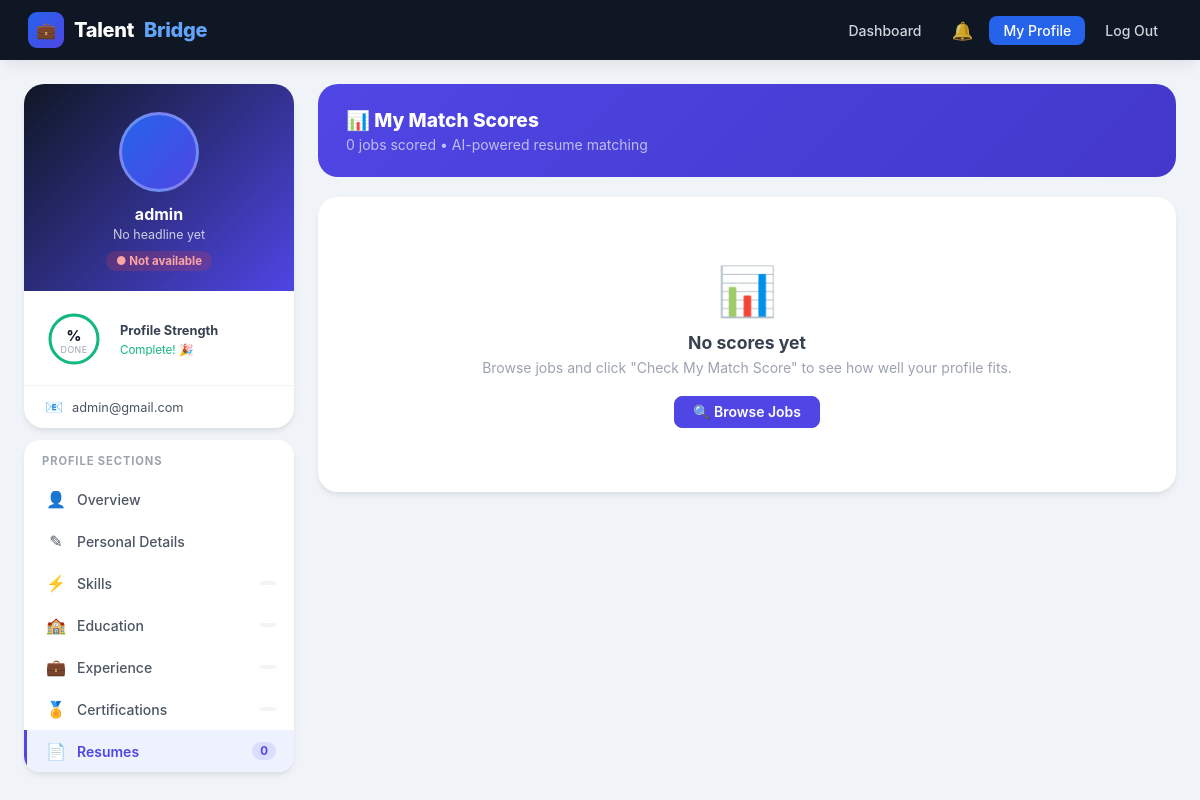
/screening/my-scores/ (signed in), run on the app's committed database.
### accounts/models.py (models this page shows, shortened)
class User(AbstractUser):
    ADMIN = 'admin'
    RECRUITER = 'recruiter'
    JOB_SEEKER = 'job_seeker'
    ROLE_CHOICES = [
        (ADMIN, 'Admin'),
        (RECRUITER, 'Recruiter'),
        (JOB_SEEKER, 'Job Seeker'),
    ]
    role = models.CharField(max_length=20, choices=ROLE_CHOICES, default=JOB_SEEKER)
    phone = models.CharField(max_length=20, blank=True)

### screening/views.py (the view)
# urls.py: path('my-scores/',                 views.my_scores,            name='my_scores'),
@login_required
def my_scores(request):
    if not _is_job_seeker(request.user):
        return redirect('jobs:board')
    scores = (MatchScore.objects
              .filter(candidate=request.user)
              .select_related('job', 'job__recruiter')
              .order_by('-computed_at'))
    return render(request, 'screening/my_scores.html', {
        'scores': scores,
    })

### notifications/context_processors.py (called while the page is built)
def notifications_ctx(request):
    if not request.user.is_authenticated:
        return {}
    qs = Notification.objects.filter(user=request.user)
    return {
        'unread_notif_count': qs.filter(is_read=False).count(),
        'recent_notifs':      qs[:6],
    }

### screening/views.py (called while the page is built)
def _is_job_seeker(user):
    return user.is_authenticated and getattr(user, 'role', None) == 'job_seeker'

### templates/screening/my_scores.html (shortened to what this page needs)
{% extends 'jobseeker/base_profile.html' %}
{% block nav_resume %}active{% endblock %}
{% block main_content %}
<div class="scores-wrap">
  <div class="page-header">
    <h2 style="color:#fff;font-size:1.2rem;font-weight:800;margin-bottom:4px;">&#128202; My Match Scores</h2>
    <p style="color:rgba(255,255,255,.65);font-size:.875rem;">
      {{ scores|length }} job{{ scores|length|pluralize }} scored &bull; AI-powered resume matching
    </p>
  </div>
  {% if scores %}
  <div>
    {% for score in scores %}
    <a class="score-card" href="{% url 'screening:result' score.pk %}">
      <div class="sc-ring" style="background:{{ score.score_color }};">
        {{ score.total_score|floatformat:0 }}
      </div>
      <div class="sc-info">
        <div class="sc-job">
          {{ score.job.title }}
          <span class="label-pill lp-{{ score.score_label|lower }}" style="margin-left:6px;">{{ score.score_label }}</span>
        </div>
        <div class="sc-company">{{ score.job.recruiter.company_name }}</div>
        <div class="sc-meta">
          <span>&#9889; {{ score.matched_skills|length }} skills matched</span>
          <span>&#128197; {{ score.experience_years_found|floatformat:1 }} yrs exp</span>
          <span>Scored {{ score.computed_at|date:"M d, Y" }}</span>
          {% if score.job.status == 'active' %}<span style="color:var(--green);font-weight:700;">&#9679; Active</span>
          {% else %}<span style="color:var(--gray-400);">&#9675; {{ score.job.get_status_display }}</span>{% endif %}
        </div>
      </div>
      <div class="sc-bars">
        <div class="sc-bar-row"><span>Skills</span><span style="font-weight:700;color:var(--gray-700);">{{ score.skills_score|floatformat:0 }}%</span></div>
        <div class="sc-bar-bg"><div class="sc-bar-fill" style="width:{{ score.skills_score }}%;background:#6366f1;"></div></div>
        <div class="sc-bar-row"><span>Experience</span><span style="font-weight:700;color:var(--gray-700);">{{ score.experience_score|floatformat:0 }}%</span></div>
        <div class="sc-bar-bg"><div class="sc-bar-fill" style="width:{{ score.experience_score }}%;background:#10b981;"></div></div>
        <div class="sc-bar-row"><span>Keywords</span><span style="font-weight:700;color:var(--gray-700);">{{ score.keywords_score|floatformat:0 }}%</span></div>
        <div class="sc-bar-bg"><div class="sc-bar-fill" style="width:{{ score.keywords_score }}%;background:#3b82f6;"></div></div>
      </div>
      <div style="color:var(--gray-300);font-size:1.1rem;flex-shrink:0;">&#8594;</div>
    </a>
    {% endfor %}
  </div>
  {% else %}
  <div style="text-align:center;padding:64px 24px;background:var(--white);border-radius:var(--radius-xl);box-shadow:var(--shadow);">
    <div style="font-size:3rem;margin-bottom:12px;">&#128202;</div>
    <div style="font-size:1.1rem;font-weight:700;color:var(--gray-700);margin-bottom:6px;">No scores yet</div>
    <div style="font-size:.875rem;color:var(--gray-400);margin-bottom:20px;">Browse jobs and click "Check My Match Score" to see how well your profile fits.</div>
    <a href="{% url 'jobs:board' %}" class="btn btn-primary">&#128269; Browse Jobs</a>
  </div>
  {% endif %}
</div>
{% endblock %}

### templates/jobseeker/base_profile.html (shortened to what this page needs)
<!DOCTYPE html>
<html lang="en">
<head>
</head>
<body>
<nav class="topnav">
  <a class="topnav-brand" href="/accounts/dashboard/">
    <div class="brand-icon">&#128188;</div>
    Talent<span class="accent">Bridge</span>
  </a>
  <div class="topnav-right">
    <a href="/accounts/dashboard/job-seeker/">Dashboard</a>
    <a href="{% url 'notifications:list' %}" style="position:relative;display:inline-flex;align-items:center;padding:6px 10px;border-radius:8px;color:rgba(255,255,255,.8);text-decoration:none;font-size:1.1rem;" title="Notifications">
      &#128276;
    </a>
    <a href="{% url 'jobseeker:profile' %}" class="cta">My Profile</a>
    <form method="post" action="/accounts/logout/" style="display:inline">
      <button type="submit">Log Out</button>
    </form>
  </div>
</nav>
<div class="profile-layout">
  <aside class="profile-sidebar">
    <div class="profile-card">
      <div class="profile-card-top">
        <div class="avatar-wrap">
        </div>
        <div class="profile-name">{{ request.user.get_full_name|default:request.user.username }}</div>
        <div class="profile-headline">{{ profile.headline|default:"No headline yet" }}</div>
        {% if profile.is_available %}
          <span class="avail-tag yes">&#9679; Open to work</span>
        {% else %}
          <span class="avail-tag no">&#9679; Not available</span>
        {% endif %}
      </div>
      {% with pct=profile.get_completeness %}
      <div class="completeness-wrap">
        <div class="ring-container">
          <svg class="progress-ring" width="60" height="60" viewBox="0 0 60 60">
            <circle class="ring-bg" cx="30" cy="30" r="24" />
            <circle class="ring-fill" cx="30" cy="30" r="24"
              stroke="{% if pct < 40 %}#ef4444{% elif pct < 70 %}#f59e0b{% else %}#10b981{% endif %}"
              stroke-dasharray="{{ pct|floatformat:0 }} {{ 150|add:0 }}"
              style="stroke-dasharray: calc({{ pct }} * 150.8 / 100) 150.8" />
          </svg>
          <div class="ring-overlay">
            <span class="ring-pct">{{ pct }}%</span>
            <span class="ring-label">done</span>
          </div>
        </div>
        <div class="completeness-info">
          <div class="completeness-title">Profile Strength</div>
          {% if pct < 40 %}
            <div class="completeness-sub" style="color:#ef4444;">Weak — add more info</div>
          {% elif pct < 70 %}
            <div class="completeness-sub" style="color:#f59e0b;">Moderate — keep going!</div>
          {% elif pct < 100 %}
            <div class="completeness-sub" style="color:#10b981;">Strong — almost there!</div>
          {% else %}
            <div class="completeness-sub" style="color:#10b981;">Complete! &#127881;</div>
          {% endif %}
        </div>
      </div>
      {% endwith %}
      <div class="profile-meta">
        <div class="meta-item"><span class="meta-icon">&#128231;</span>{{ request.user.email }}</div>
      </div>
    </div>
    <nav class="sidebar-nav">
      <div class="nav-header">Profile Sections</div>
      <a href="{% url 'jobseeker:profile' %}"
         class="nav-item {% block nav_profile %}{% endblock %}">
        <span class="nav-icon">&#128100;</span> Overview
      </a>
      <a href="{% url 'jobseeker:personal_edit' %}"
         class="nav-item {% block nav_personal %}{% endblock %}">
        <span class="nav-icon">&#9998;</span> Personal Details
      </a>
      <a href="{% url 'jobseeker:skills' %}"
         class="nav-item {% block nav_skills %}{% endblock %}">
        <span class="nav-icon">&#9889;</span> Skills
        <span class="nav-count">{{ profile.skills.count }}</span>
      </a>
      <a href="{% url 'jobseeker:education' %}"
         class="nav-item {% block nav_education %}{% endblock %}">
        <span class="nav-icon">&#127979;</span> Education
        <span class="nav-count">{{ profile.education.count }}</span>
      </a>
      <a href="{% url 'jobseeker:experience' %}"
         class="nav-item {% block nav_experience %}{% endblock %}">
        <span class="nav-icon">&#128188;</span> Experience
        <span class="nav-count">{{ profile.experience.count }}</span>
      </a>
      <a href="{% url 'jobseeker:certifications' %}"
         class="nav-item {% block nav_certifications %}{% endblock %}">
        <span class="nav-icon">&#127941;</span> Certifications
        <span class="nav-count">{{ profile.certifications.count }}</span>
      </a>
      <a href="{% url 'resume:list' %}"
         class="nav-item {% block nav_resume %}{% endblock %}">
        <span class="nav-icon">&#128196;</span> Resumes
        <span class="nav-count">{{ request.user.resumes.count }}</span>
      </a>
    </nav>
  </aside>
  <main class="profile-main">
    {% block main_content %}{% endblock %}
  </main>
</div>
</body>
</html>

### data on the page
User: user.get_full_name "admin", user.email "admin@gmail.com", user.resumes.count "0"

### other printed values
{{ profile.headline|default:"No headline yet" }} "No headline yet"
{{ scores|length }} "0"
